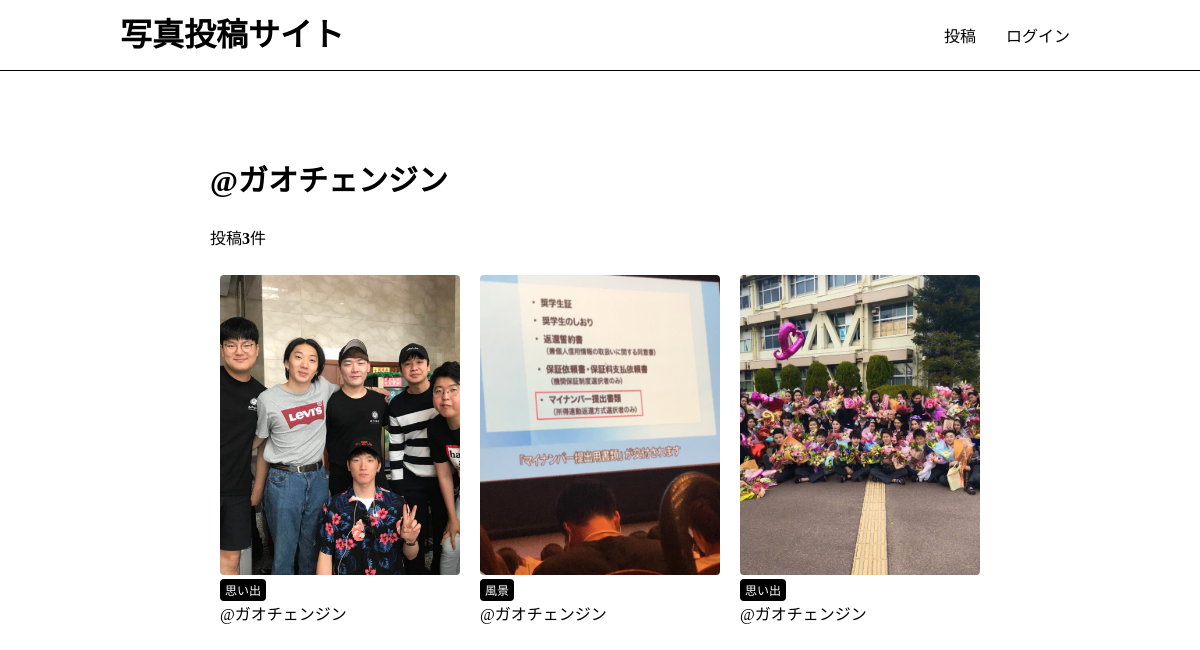
Screenshot of /users/3/ with the database file from the repository.
### app/models.py (models this page shows, shortened)
class Photo(models.Model):
    title = models.CharField(max_length=150)
    comment = models.TextField(blank=True)
    image = models.ImageField(upload_to='photos')
    category = models.ForeignKey(Category,on_delete=models.PROTECT)
    user = models.ForeignKey(User, on_delete=models.CASCADE)
    created_at = models.DateTimeField(auto_now=True)

class Category(models.Model):
    title = models.CharField(max_length=20)
    def __str__(self):
        return self.title

### app/views.py (the view)
# urls.py: path('users/<int:pk>/', views.users_detail, name='users_detail'),
def users_detail(request, pk):
    user = get_object_or_404(User, pk=pk)
    photos = user.photo_set.all().order_by('-created_at')
    return render(request, 'app/users_detail.html', {'user': user,'photos': photos})

### app/templates/app/users_detail.html
{% extends 'app/base.html' %}
{% block content %}
<h2 class="user-name">@{{ user.username }}</h2>
{% if photos.count != 0 %}
  <p>投稿<strong>{{ photos.count }}</strong>件</p>
{% else %}
    {% if user == request.user %}
      <p>初めての投稿をしてみましょう!</p>
    {% else %}
        <p>@{{ user.username }}さんはまだ投稿していません。</p>
    {% endif %}
{% endif %}
{% include 'app/photos_list.html' %}
{% endblock %}

### app/templates/app/photos_list.html
<div class="photo-container">
{% for photo in photos %}
  <div class="photo">
    <a href="{% url 'app:photos_detail' photo.id %}">
      <img src="{{ photo.image.url }}" class="photo-img">
    </a>
    <div class="photo-info">
      <a href="{% url 'app:photos_category' category=photo.category %}" class="category">{{ photo.category }}</a>
      <a href="{% url 'app:users_detail' photo.user.id %}">@{{ photo.user }}</a>
    </div>
  </div>
{% endfor %}
</div>

### static/css/style.css (style rules this page uses)
html, body { margin: 0; }
div { box-sizing: border-box; }
a { text-decoration: none; color: #000; }
.photo { width: calc(100%/3); float: left; padding: 10px; margin-bottom: 15px; }
.photo a { display: block; }
.photo-info .category { display: inline-block; padding: 2px 5px; border-radius: 4px; font-size: 12px; color: #fff; background-color: #000; }
.user-name { font-size: 30px; }
.photo-img { width: 100%; max-width: 500px; height: 300px; object-fit: cover; border-radius: 4px; }

### rows the page displays
Photo: image (picture), category "思い出", user "ガオチェンジン"
Photo: image (picture), category "風景", user "ガオチェンジン"
Photo: image (picture), category "思い出", user "ガオチェンジン"

### other values shown
{{ user.username }} "ガオチェンジン"
{{ photos.count }} "3"
